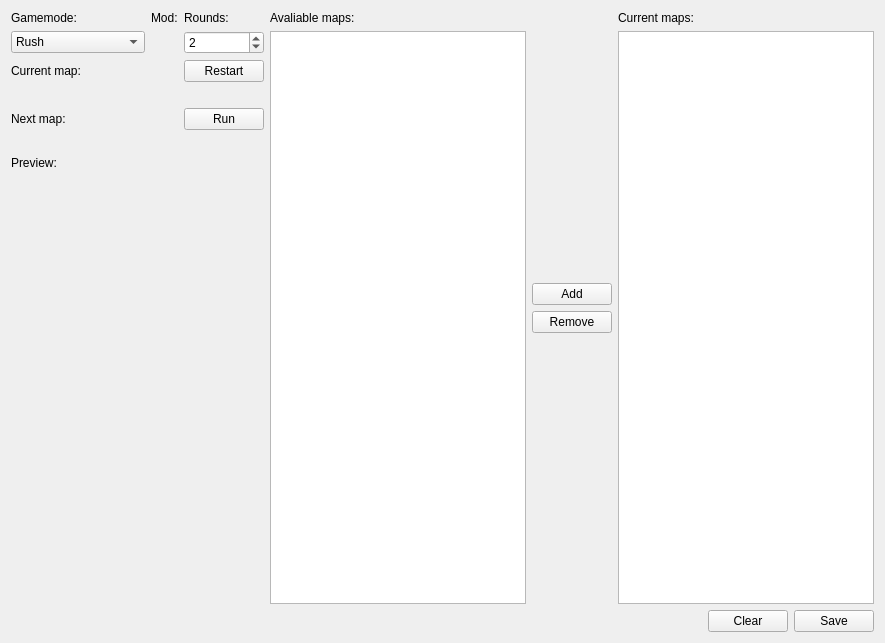
     <widget class="QWidget" name="tab_ml">
      <attribute name="title">
       <string>Maplist</string>
      </attribute>
      <layout class="QGridLayout" name="gridLayout_9">
       <item row="0" column="0">
        <layout class="QGridLayout" name="gridLayout_8">
         <item row="0" column="0" rowspan="2" colspan="4">
          <widget class="QLabel" name="label_ml_gamemode_text">
           <property name="locale">
            <locale language="English" country="UnitedStates"/>
           </property>
           <property name="text">
            <string>Gamemode:</string>
           </property>
          </widget>
         </item>
         <item row="0" column="4" rowspan="2">
          <widget class="QLabel" name="label_ml_mod_text">
           <property name="sizePolicy">
            <sizepolicy hsizetype="Preferred" vsizetype="Preferred">
             <horstretch>0</horstretch>
             <verstretch>0</verstretch>
            </sizepolicy>
           </property>
           <property name="locale">
            <locale language="English" country="UnitedStates"/>
           </property>
           <property name="text">
            <string>Mod:</string>
           </property>
          </widget>
         </item>
         <item row="0" column="5" rowspan="2">
          <widget class="QLabel" name="label_ml_rounds_text">
           <property name="locale">
            <locale language="English" country="UnitedStates"/>
           </property>
           <property name="text">
            <string>Rounds:</string>
           </property>
          </widget>
         </item>
         <item row="2" column="0" rowspan="3" colspan="4">
          <widget class="QComboBox" name="comboBox_ml_gamemode">
           <property name="locale">
            <locale language="English" country="UnitedStates"/>
           </property>
           <item>
            <property name="text">
             <string>Rush</string>
            </property>
           </item>
           <item>
            <property name="text">
             <string>Conquest</string>
            </property>
           </item>
           <item>
            <property name="text">
             <string>Squad Rush</string>
            </property>
           </item>
           <item>
            <property name="text">
             <string>Squad Deathmatch</string>
            </property>
           </item>
          </widget>
         </item>
         <item row="2" column="4" rowspan="3">
          <widget class="QLabel" name="label_ml_mod">
           <property name="locale">
            <locale language="English" country="UnitedStates"/>
           </property>
           <property name="text">
            <string/>
           </property>
          </widget>
         </item>
         <item row="2" column="5" rowspan="3">
          <widget class="QSpinBox" name="spinBox_ml_rounds">
           <property name="locale">
            <locale language="English" country="UnitedStates"/>
           </property>
           <property name="value">
            <number>2</number>
           </property>
          </widget>
         </item>
         <item row="5" column="0" colspan="3">
          <widget class="QLabel" name="label_ml_currentmap_text">
           <property name="locale">
            <locale language="English" country="UnitedStates"/>
           </property>
           <property name="text">
            <string>Current map:</string>
           </property>
          </widget>
         </item>
         <item row="5" column="3" colspan="2">
          <widget class="QLabel" name="label_ml_currentmap_name">
           <property name="locale">
            <locale language="English" country="UnitedStates"/>
           </property>
           <property name="text">
            <string/>
           </property>
          </widget>
         </item>
         <item row="5" column="5">
          <widget class="QPushButton" name="pushButton_ml_restart">
           <property name="locale">
            <locale language="English" country="UnitedStates"/>
           </property>
           <property name="text">
            <string>Restart</string>
           </property>
          </widget>
         </item>
         <item row="6" column="0" colspan="6">
          <widget class="QLabel" name="label_ml_currentmap_image">
           <property name="locale">
            <locale language="English" country="UnitedStates"/>
           </property>
           <property name="text">
            <string/>
           </property>
          </widget>
         </item>
         <item row="7" column="0" colspan="3">
          <widget class="QLabel" name="label_ml_nextmap_text">
           <property name="locale">
            <locale language="English" country="UnitedStates"/>
           </property>
           <property name="text">
            <string>Next map:</string>
           </property>
          </widget>
         </item>
         <item row="7" column="3" colspan="2">
          <widget class="QLabel" name="label_ml_nextmap_name">
           <property name="locale">
            <locale language="English" country="UnitedStates"/>
           </property>
           <property name="text">
            <string/>
           </property>
          </widget>
         </item>
         <item row="7" column="5">
          <widget class="QPushButton" name="pushButton_ml_run">
           <property name="maximumSize">
            <size>
             <width>16777215</width>
             <height>16777215</height>
            </size>
           </property>
           <property name="locale">
            <locale language="English" country="UnitedStates"/>
           </property>
           <property name="text">
            <string>Run</string>
           </property>
          </widget>
         </item>
         <item row="8" column="0" colspan="6">
          <widget class="QLabel" name="label_ml_nextmap_image">
           <property name="locale">
            <locale language="English" country="UnitedStates"/>
           </property>
           <property name="text">
            <string/>
           </property>
          </widget>
         </item>
         <item row="9" column="0" colspan="6">
          <widget class="QLabel" name="label_ml_prviewmap_text">
           <property name="locale">
            <locale language="English" country="UnitedStates"/>
           </property>
           <property name="text">
            <string>Preview:</string>
           </property>
          </widget>
         </item>
         <item row="10" column="0" colspan="6">
          <widget class="QLabel" name="label_ml_previewmap_image">
           <property name="locale">
            <locale language="English" country="UnitedStates"/>
           </property>
           <property name="text">
            <string/>
           </property>
          </widget>
         </item>
        </layout>
       </item>
       <item row="0" column="1" rowspan="2">
        <layout class="QVBoxLayout" name="verticalLayout_7">
         <item>
          <widget class="QLabel" name="label_ml_avaliablemaps">
           <property name="locale">
            <locale language="English" country="UnitedStates"/>
           </property>
           <property name="text">
            <string>Avaliable maps:</string>
           </property>
          </widget>
         </item>
         <item>
          <widget class="DragDropListWidget" name="listWidget_ml_avaliablemaps">
           <property name="locale">
            <locale language="English" country="UnitedStates"/>
           </property>
           <property name="dragDropMode">
            <enum>QAbstractItemView::DragDrop</enum>
           </property>
          </widget>
         </item>
        </layout>
       </item>
       <item row="0" column="2" rowspan="2">
        <layout class="QVBoxLayout" name="verticalLayout_6">
         <item>
          <spacer name="verticalSpacer_3">
           <property name="locale">
            <locale language="English" country="UnitedStates"/>
           </property>
           <property name="orientation">
            <enum>Qt::Vertical</enum>
           </property>
           <property name="sizeHint" stdset="0">
            <size>
             <width>20</width>
             <height>40</height>
            </size>
           </property>
          </spacer>
         </item>
         <item>
          <widget class="QPushButton" name="pushButton_ml_add">
           <property name="locale">
            <locale language="English" country="UnitedStates"/>
           </property>
           <property name="text">
            <string>Add</string>
           </property>
          </widget>
         </item>
         <item>
          <widget class="QPushButton" name="pushButton_ml_remove">
           <property name="locale">
            <locale language="English" country="UnitedStates"/>
           </property>
           <property name="text">
            <string>Remove</string>
           </property>
          </widget>
         </item>
         <item>
          <spacer name="verticalSpacer_5">
           <property name="locale">
            <locale language="English" country="UnitedStates"/>
           </property>
           <property name="orientation">
            <enum>Qt::Vertical</enum>
           </property>
           <property name="sizeHint" stdset="0">
            <size>
             <width>20</width>
             <height>40</height>
            </size>
           </property>
          </spacer>
         </item>
        </layout>
       </item>
       <item row="0" column="3" rowspan="2">
        <layout class="QVBoxLayout" name="verticalLayout_5">
         <item>
          <widget class="QLabel" name="label_ml_currentmaps">
           <property name="locale">
            <locale language="English" country="UnitedStates"/>
           </property>
           <property name="text">
            <string>Current maps:</string>
           </property>
          </widget>
         </item>
         <item>
          <widget class="DragDropListWidget" name="listWidget_ml_currentmaps">
           <property name="locale">
            <locale language="English" country="UnitedStates"/>
           </property>
           <property name="dragDropMode">
            <enum>QAbstractItemView::InternalMove</enum>
           </property>
          </widget>
         </item>
        </layout>
       </item>
       <item row="1" column="0">
        <spacer name="verticalSpacer_6">
         <property name="locale">
          <locale language="English" country="UnitedStates"/>
         </property>
         <property name="orientation">
          <enum>Qt::Vertical</enum>
         </property>
         <property name="sizeHint" stdset="0">
          <size>
           <width>144</width>
           <height>414</height>
          </size>
         </property>
        </spacer>
       </item>
       <item row="2" column="0" colspan="4">
        <layout class="QHBoxLayout" name="horizontalLayout_9">
         <item>
          <spacer name="horizontalSpacer_9">
           <property name="locale">
            <locale language="English" country="UnitedStates"/>
           </property>
           <property name="orientation">
            <enum>Qt::Horizontal</enum>
           </property>
           <property name="sizeHint" stdset="0">
            <size>
             <width>40</width>
             <height>20</height>
            </size>
           </property>
          </spacer>
         </item>
         <item>
          <widget class="QPushButton" name="pushButton_ml_clear">
           <property name="locale">
            <locale language="English" country="UnitedStates"/>
           </property>
           <property name="text">
            <string>Clear</string>
           </property>
          </widget>
         </item>
         <item>
          <widget class="QPushButton" name="pushButton_ml_save">
           <property name="text">
            <string>Save</string>
           </property>
          </widget>
         </item>
        </layout>
       </item>
      </layout>
     </widget>
